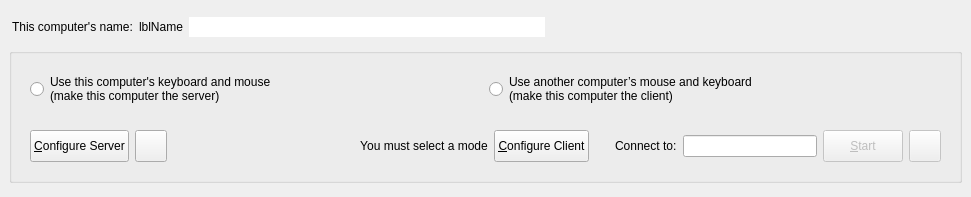
<?xml version="1.0" encoding="UTF-8"?>
<ui version="4.0">
 <class>MainWindow</class>
 <widget class="QMainWindow" name="MainWindow">
  <property name="geometry">
   <rect>
    <x>0</x>
    <y>0</y>
    <width>971</width>
    <height>197</height>
   </rect>
  </property>
  <widget class="QWidget" name="topLevelWidget">
   <property name="sizePolicy">
    <sizepolicy hsizetype="Preferred" vsizetype="Maximum">
     <horstretch>0</horstretch>
     <verstretch>0</verstretch>
    </sizepolicy>
   </property>
   <layout class="QVBoxLayout" name="_2">
    <property name="spacing">
     <number>3</number>
    </property>
    <item>
     <widget class="QWidget" name="widget" native="true">
      <property name="minimumSize">
       <size>
        <width>0</width>
        <height>28</height>
       </size>
      </property>
      <property name="maximumSize">
       <size>
        <width>16777215</width>
        <height>28</height>
       </size>
      </property>
      <layout class="QHBoxLayout" name="horizontalLayout_5">
       <property name="leftMargin">
        <number>3</number>
       </property>
       <property name="topMargin">
        <number>3</number>
       </property>
       <property name="rightMargin">
        <number>3</number>
       </property>
       <property name="bottomMargin">
        <number>3</number>
       </property>
       <item>
        <widget class="QLabel" name="labelComputerName">
         <property name="sizePolicy">
          <sizepolicy hsizetype="Maximum" vsizetype="Preferred">
           <horstretch>0</horstretch>
           <verstretch>0</verstretch>
          </sizepolicy>
         </property>
         <property name="text">
          <string>This computer's name:</string>
         </property>
        </widget>
       </item>
       <item>
        <widget class="QLabel" name="lblComputerName">
         <property name="sizePolicy">
          <sizepolicy hsizetype="Maximum" vsizetype="Preferred">
           <horstretch>0</horstretch>
           <verstretch>0</verstretch>
          </sizepolicy>
         </property>
         <property name="text">
          <string notr="true">lblName</string>
         </property>
        </widget>
       </item>
       <item>
        <widget class="QLineEdit" name="lineEditName">
         <property name="sizePolicy">
          <sizepolicy hsizetype="Expanding" vsizetype="Fixed">
           <horstretch>0</horstretch>
           <verstretch>0</verstretch>
          </sizepolicy>
         </property>
         <property name="toolTip">
          <string>&lt;html&gt;&lt;head/&gt;&lt;body&gt;&lt;p&gt;Name can't have have spaces or special characters&lt;/p&gt;&lt;p&gt;Use Enter to save the name change.&lt;/p&gt;&lt;/body&gt;&lt;/html&gt;</string>
         </property>
         <property name="maxLength">
          <number>255</number>
         </property>
         <property name="frame">
          <bool>false</bool>
         </property>
         <property name="clearButtonEnabled">
          <bool>false</bool>
         </property>
        </widget>
       </item>
       <item>
        <widget class="QPushButton" name="btnEditName">
         <property name="sizePolicy">
          <sizepolicy hsizetype="Fixed" vsizetype="Fixed">
           <horstretch>0</horstretch>
           <verstretch>0</verstretch>
          </sizepolicy>
         </property>
         <property name="toolTip">
          <string>Edit Computer Name</string>
         </property>
         <property name="icon">
          <iconset theme="document-edit"/>
         </property>
         <property name="iconSize">
          <size>
           <width>16</width>
           <height>16</height>
          </size>
         </property>
         <property name="flat">
          <bool>true</bool>
         </property>
        </widget>
       </item>
       <item>
        <spacer name="horizontalSpacer_2">
         <property name="orientation">
          <enum>Qt::Orientation::Horizontal</enum>
         </property>
         <property name="sizeHint" stdset="0">
          <size>
           <width>6</width>
           <height>20</height>
          </size>
         </property>
        </spacer>
       </item>
       <item>
        <widget class="QLabel" name="lblIpAddresses">
         <property name="sizePolicy">
          <sizepolicy hsizetype="Preferred" vsizetype="Fixed">
           <horstretch>0</horstretch>
           <verstretch>0</verstretch>
          </sizepolicy>
         </property>
        </widget>
       </item>
      </layout>
     </widget>
    </item>
    <item>
     <widget class="QGroupBox" name="groupBox">
      <property name="sizePolicy">
       <sizepolicy hsizetype="Preferred" vsizetype="Fixed">
        <horstretch>0</horstretch>
        <verstretch>0</verstretch>
       </sizepolicy>
      </property>
      <property name="title">
       <string/>
      </property>
      <layout class="QVBoxLayout" name="verticalLayout">
       <item>
        <widget class="QWidget" name="widgetModeSelection" native="true">
         <property name="sizePolicy">
          <sizepolicy hsizetype="Preferred" vsizetype="Maximum">
           <horstretch>0</horstretch>
           <verstretch>0</verstretch>
          </sizepolicy>
         </property>
         <layout class="QHBoxLayout" name="horizontalLayout">
          <item>
           <widget class="QRadioButton" name="rbModeServer">
            <property name="sizePolicy">
             <sizepolicy hsizetype="Minimum" vsizetype="Preferred">
              <horstretch>0</horstretch>
              <verstretch>0</verstretch>
             </sizepolicy>
            </property>
            <property name="text">
             <string>Use this computer's keyboard and mouse
(make this computer the server)</string>
            </property>
           </widget>
          </item>
          <item>
           <widget class="QRadioButton" name="rbModeClient">
            <property name="sizePolicy">
             <sizepolicy hsizetype="Minimum" vsizetype="Maximum">
              <horstretch>0</horstretch>
              <verstretch>0</verstretch>
             </sizepolicy>
            </property>
            <property name="text">
             <string>Use another computer’s mouse and keyboard
(make this computer the client)</string>
            </property>
           </widget>
          </item>
         </layout>
        </widget>
       </item>
       <item>
        <widget class="QWidget" name="widgetModeOptions" native="true">
         <property name="sizePolicy">
          <sizepolicy hsizetype="Preferred" vsizetype="Maximum">
           <horstretch>0</horstretch>
           <verstretch>0</verstretch>
          </sizepolicy>
         </property>
         <layout class="QHBoxLayout" name="horizontalLayout_2">
          <item>
           <widget class="QWidget" name="serverOptions" native="true">
            <property name="sizePolicy">
             <sizepolicy hsizetype="Preferred" vsizetype="Fixed">
              <horstretch>0</horstretch>
              <verstretch>0</verstretch>
             </sizepolicy>
            </property>
            <property name="minimumSize">
             <size>
              <width>0</width>
              <height>32</height>
             </size>
            </property>
            <property name="maximumSize">
             <size>
              <width>16777215</width>
              <height>32</height>
             </size>
            </property>
            <layout class="QHBoxLayout" name="horizontalLayout_4">
             <property name="leftMargin">
              <number>0</number>
             </property>
             <property name="topMargin">
              <number>0</number>
             </property>
             <property name="rightMargin">
              <number>0</number>
             </property>
             <property name="bottomMargin">
              <number>0</number>
             </property>
             <item>
              <widget class="QPushButton" name="btnConfigureServer">
               <property name="sizePolicy">
                <sizepolicy hsizetype="Maximum" vsizetype="Fixed">
                 <horstretch>0</horstretch>
                 <verstretch>0</verstretch>
                </sizepolicy>
               </property>
               <property name="minimumSize">
                <size>
                 <width>0</width>
                 <height>32</height>
                </size>
               </property>
               <property name="maximumSize">
                <size>
                 <width>16777215</width>
                 <height>32</height>
                </size>
               </property>
               <property name="text">
                <string>&amp;Configure Server</string>
               </property>
              </widget>
             </item>
             <item>
              <widget class="QPushButton" name="btnSaveServerConfig">
               <property name="sizePolicy">
                <sizepolicy hsizetype="Fixed" vsizetype="Fixed">
                 <horstretch>0</horstretch>
                 <verstretch>0</verstretch>
                </sizepolicy>
               </property>
               <property name="minimumSize">
                <size>
                 <width>32</width>
                 <height>32</height>
                </size>
               </property>
               <property name="maximumSize">
                <size>
                 <width>32</width>
                 <height>32</height>
                </size>
               </property>
               <property name="toolTip">
                <string>Export server configuration</string>
               </property>
               <property name="icon">
                <iconset theme="document-save-as"/>
               </property>
              </widget>
             </item>
             <item>
              <spacer name="horizontalSpacer">
               <property name="orientation">
                <enum>Qt::Orientation::Horizontal</enum>
               </property>
               <property name="sizeHint" stdset="0">
                <size>
                 <width>40</width>
                 <height>5</height>
                </size>
               </property>
              </spacer>
             </item>
            </layout>
           </widget>
          </item>
          <item>
           <widget class="QLabel" name="lblNoMode">
            <property name="text">
             <string>You must select a mode</string>
            </property>
            <property name="alignment">
             <set>Qt::AlignmentFlag::AlignCenter</set>
            </property>
           </widget>
          </item>
          <item>
           <widget class="QWidget" name="clientOptions" native="true">
            <property name="sizePolicy">
             <sizepolicy hsizetype="Preferred" vsizetype="Maximum">
              <horstretch>0</horstretch>
              <verstretch>0</verstretch>
             </sizepolicy>
            </property>
            <layout class="QHBoxLayout" name="horizontalLayout_3">
             <property name="leftMargin">
              <number>0</number>
             </property>
             <property name="topMargin">
              <number>0</number>
             </property>
             <property name="rightMargin">
              <number>0</number>
             </property>
             <property name="bottomMargin">
              <number>0</number>
             </property>
             <item>
              <widget class="QPushButton" name="btnConfigureClient">
               <property name="sizePolicy">
                <sizepolicy hsizetype="Maximum" vsizetype="Fixed">
                 <horstretch>0</horstretch>
                 <verstretch>0</verstretch>
                </sizepolicy>
               </property>
               <property name="minimumSize">
                <size>
                 <width>0</width>
                 <height>32</height>
                </size>
               </property>
               <property name="maximumSize">
                <size>
                 <width>16777215</width>
                 <height>32</height>
                </size>
               </property>
               <property name="text">
                <string>&amp;Configure Client</string>
               </property>
              </widget>
             </item>
             <item>
              <spacer name="horizontalSpacer_3">
               <property name="orientation">
                <enum>Qt::Orientation::Horizontal</enum>
               </property>
               <property name="sizeType">
                <enum>QSizePolicy::Policy::Fixed</enum>
               </property>
               <property name="sizeHint" stdset="0">
                <size>
                 <width>20</width>
                 <height>5</height>
                </size>
               </property>
              </spacer>
             </item>
             <item>
              <widget class="QLabel" name="m_pLabelServerName">
               <property name="sizePolicy">
                <sizepolicy hsizetype="Preferred" vsizetype="Maximum">
                 <horstretch>0</horstretch>
                 <verstretch>0</verstretch>
                </sizepolicy>
               </property>
               <property name="text">
                <string>Connect to:</string>
               </property>
               <property name="indent">
                <number>0</number>
               </property>
              </widget>
             </item>
             <item>
              <widget class="QLineEdit" name="lineHostname">
               <property name="minimumSize">
                <size>
                 <width>0</width>
                 <height>0</height>
                </size>
               </property>
               <property name="toolTip">
                <string>&lt;html&gt;Hostname or IP address of the server computer.&lt;br/&gt;May contain a comma seperated list.&lt;/html&gt;</string>
               </property>
              </widget>
             </item>
            </layout>
           </widget>
          </item>
          <item>
           <widget class="QWidget" name="horizontalWidget" native="true">
            <property name="sizePolicy">
             <sizepolicy hsizetype="Preferred" vsizetype="Fixed">
              <horstretch>0</horstretch>
              <verstretch>0</verstretch>
             </sizepolicy>
            </property>
            <property name="minimumSize">
             <size>
              <width>0</width>
              <height>32</height>
             </size>
            </property>
            <property name="maximumSize">
             <size>
              <width>16777215</width>
              <height>32</height>
             </size>
            </property>
            <layout class="QHBoxLayout" name="horizontalLayout_6">
             <property name="leftMargin">
              <number>0</number>
             </property>
             <property name="topMargin">
              <number>0</number>
             </property>
             <property name="rightMargin">
              <number>0</number>
             </property>
             <property name="bottomMargin">
              <number>0</number>
             </property>
             <item>
              <widget class="QPushButton" name="btnToggleCore">
               <property name="enabled">
                <bool>false</bool>
               </property>
               <property name="sizePolicy">
                <sizepolicy hsizetype="Maximum" vsizetype="Fixed">
                 <horstretch>0</horstretch>
                 <verstretch>0</verstretch>
                </sizepolicy>
               </property>
               <property name="minimumSize">
                <size>
                 <width>0</width>
                 <height>32</height>
                </size>
               </property>
               <property name="maximumSize">
                <size>
                 <width>16777215</width>
                 <height>32</height>
                </size>
               </property>
               <property name="text">
                <string>&amp;Start</string>
               </property>
              </widget>
             </item>
             <item>
              <widget class="QPushButton" name="btnRestartCore">
               <property name="enabled">
                <bool>false</bool>
               </property>
               <property name="sizePolicy">
                <sizepolicy hsizetype="Fixed" vsizetype="Fixed">
                 <horstretch>0</horstretch>
                 <verstretch>0</verstretch>
                </sizepolicy>
               </property>
               <property name="minimumSize">
                <size>
                 <width>32</width>
                 <height>32</height>
                </size>
               </property>
               <property name="maximumSize">
                <size>
                 <width>32</width>
                 <height>32</height>
                </size>
               </property>
               <property name="toolTip">
                <string>Restart</string>
               </property>
               <property name="icon">
                <iconset theme="view-refresh"/>
               </property>
              </widget>
             </item>
            </layout>
           </widget>
          </item>
         </layout>
        </widget>
       </item>
      </layout>
     </widget>
    </item>
   </layout>
  </widget>
 </widget>
 <resources/>
 <connections/>
</ui>
